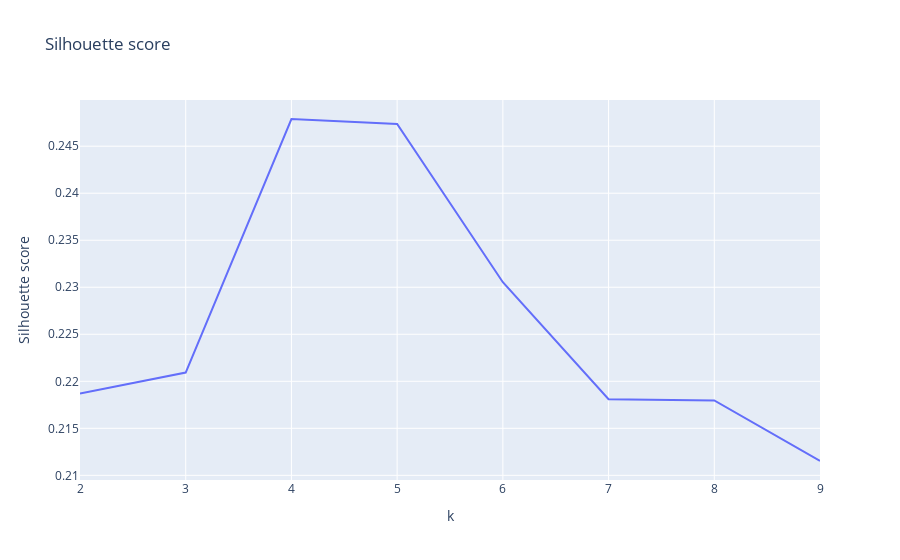

The notebook cell saved with this chart:
### Code cell
silhouette_scores = []

for k in range(2, 10):
    kmeans = KMeans(n_clusters=k, random_state=42, init="random", n_init="auto")
    kmeans.fit(df_cluster_quarter_region_ss)
    silhouette_scores.append(silhouette_score(df_cluster_quarter_region_ss, kmeans.labels_))

fig = px.line(
    x=range(2, 10),
    y=silhouette_scores,
    title="Silhouette score",
    labels={"x": "k", "y": "Silhouette score"},
)
fig.show()

### Figure 1 — Plotly figure (JSON) as saved in the notebook; plotly's stock layout.template omitted (floating-point values rounded to 4 significant figures)
{"data": [{"hovertemplate": "k=%{x}<br>Silhouette score=%{y}<extra></extra>", "legendgroup": "", "line": {"color": "#636efa", "dash": "solid"}, "mode": "lines", "name": "", "orientation": "v", "showlegend": false, "type": "scatter", "x": [2, 3, 4, 5, 6, 7, 8, 9], "xaxis": "x", "y": [0.2187, 0.2209, 0.2479, 0.2474, 0.2305, 0.2181, 0.218, 0.2115], "yaxis": "y"}], "layout": {"legend": {"tracegroupgap": 0}, "title": {"text": "Silhouette score"}, "xaxis": {"anchor": "y", "domain": [0, 1], "title": {"text": "k"}}, "yaxis": {"anchor": "x", "domain": [0, 1], "title": {"text": "Silhouette score"}}}}
